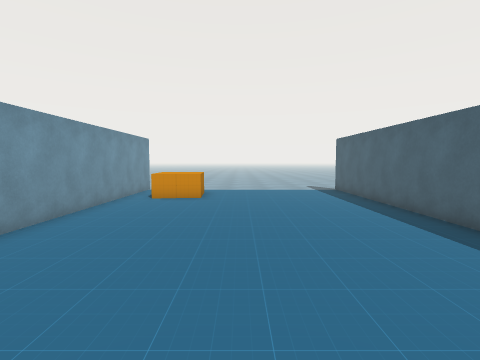
[1] (above)

19 first-person views from a walk through a Unity game level. The camera is 1.5 m above the floor, tilts 4° down and sees 85° across. The floor is counted in squares, 1 m on a side. Each view is taken from the middle of a square. On the plan, view 1 faces up. The plan holds only what a view shows up to about 14 squares ahead; the rest is blank. The place goes on beyond the plan. The player character is not drawn.

[2]
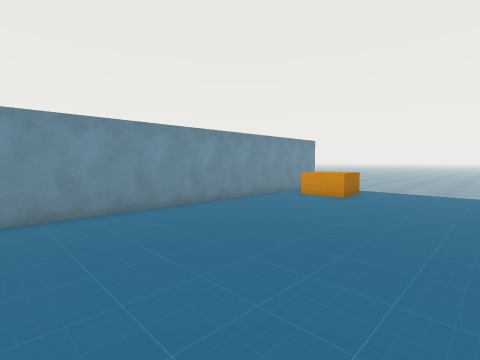

[3]
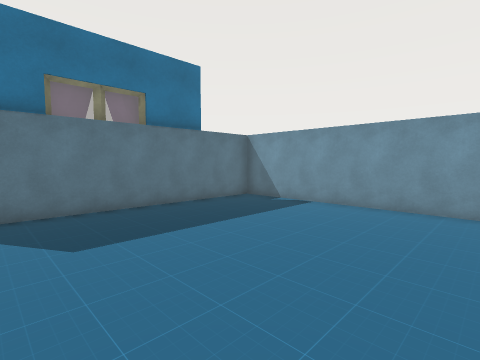

[4]
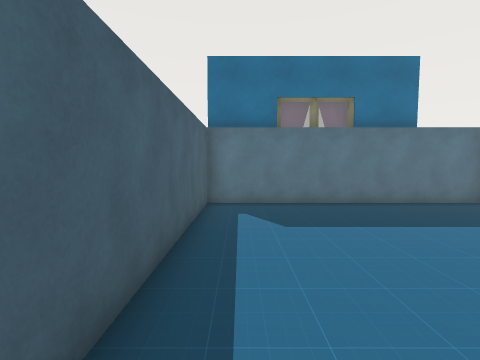

[5]
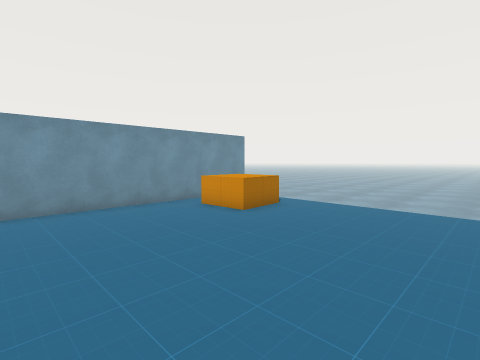

[6]
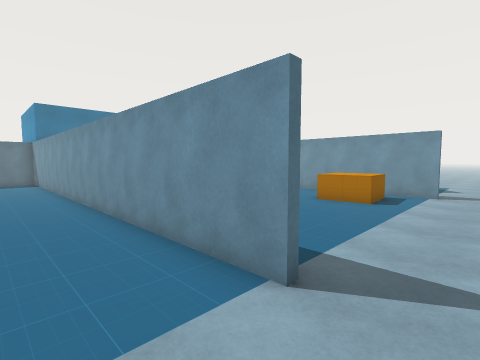

[7]
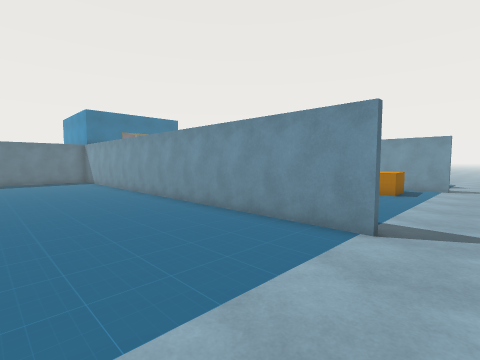

[8]
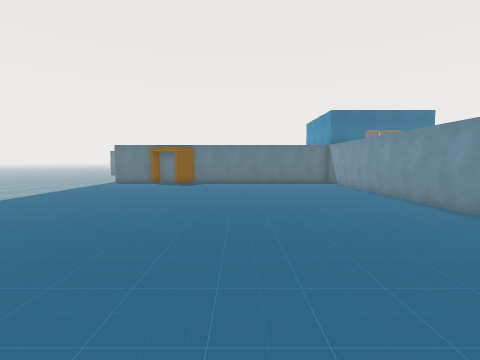

[9]
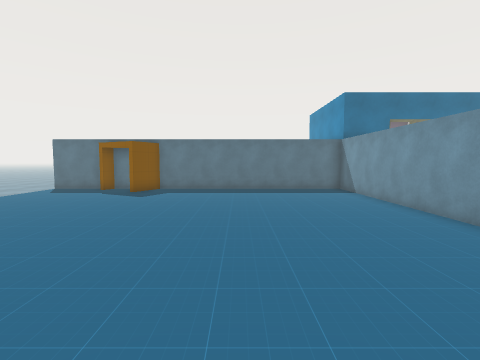

[10]
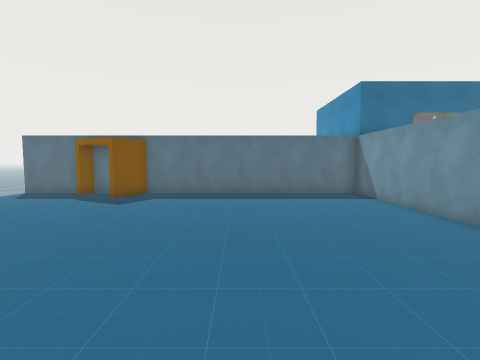

[11]
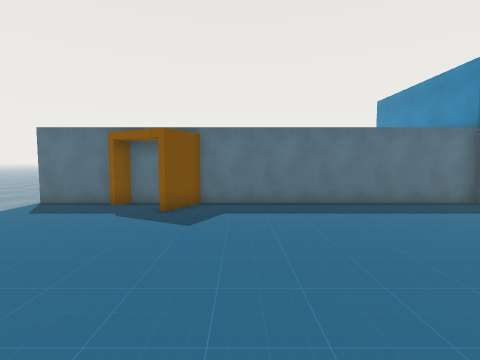

[12]
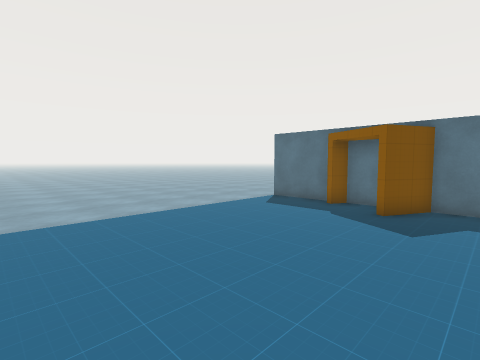

[13]
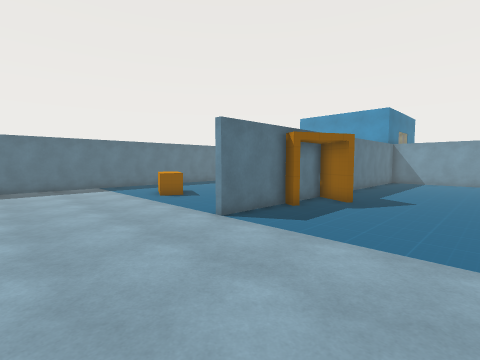

[14]
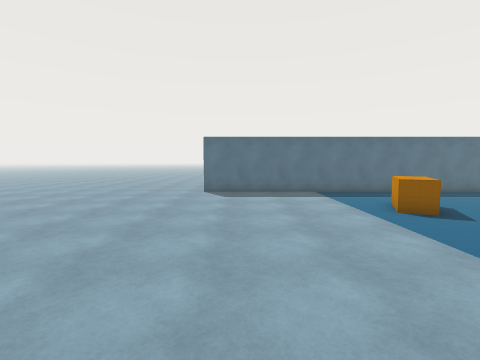

[15]
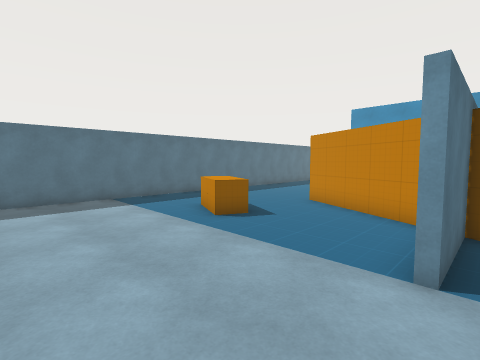

[16]
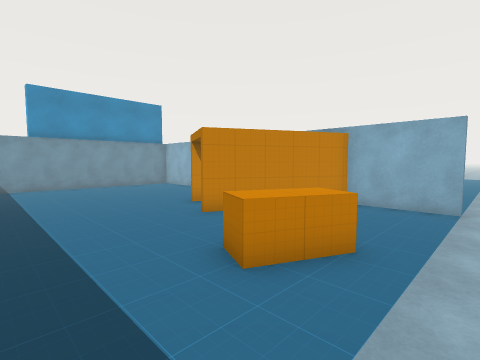

[17]
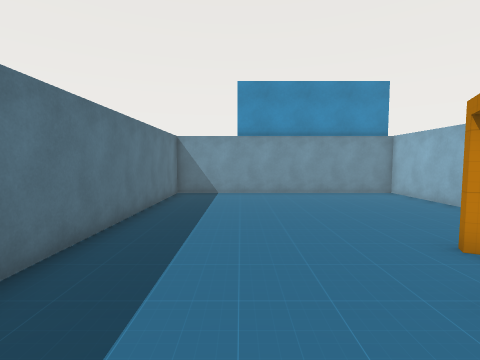

[18]
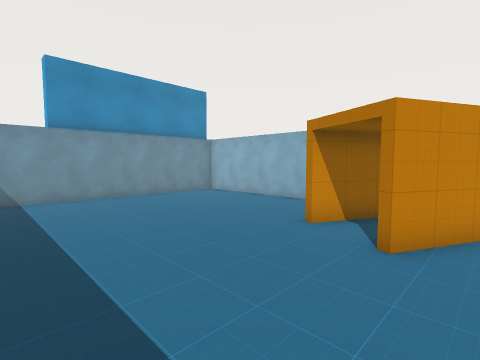

[19]
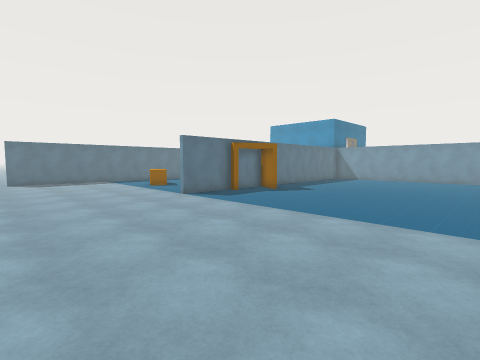

### Floor plan
Points are (right, up) in squares from view 1. A wall is a line through its corners. A room is listed if a view was taken in it or the views show most of it. See-through windows are left out.
Room 1 (views 1, 2, 3, 4, 5)
walls: (5.2, 5.5) (5.2, 14); (-4.9, 14.3) (-4.9, -5.5) (5.2, -5.5); (5.2, -5.7) (5.2, 2.9)
ways out: opening at (5, 15.5) to room 2; opening at (-5, 15.5)
objects: other object (-4, 11); other object (-4, 12) to (-3, 13); other object (-3, 11) to (-2, 12); other object (-2, 13)
Room 2 (views 6, 7, 8, 9, 10, 11, 12, 13, 14, 15, 16, 17, 18, 19)
walls: (16.5, -3.9) (15.7, -5.5) (18.2, -5.5) (15.7, -10.4); (18.5, -4.9) (18.2, -5.5) (21.4, -5.5); (21.4, -5.7) (17.8, -5.7) (18.3, -4.8); (11.5, -5.7) (5.2, -5.7); (14.7, -7.4) (13.7, -9.4); (5.4, -5.7) (5.4, -16) (26.9, -16); (5.4, 14.3) (5.4, -5.5) (15.4, -5.5) (16.3, -3.8)
ways out: opening at (5, 15.5) to room 1; opening at (27.5, -16)
objects: other object (19, -12) to (20, -12); other object (19, -11) to (20, -10)

Positions as (right, up) in squares from view 1, and headings:
1: (0, 0), facing up
2: (3, 0), facing up-left
3: (4, 3), facing down-left
4: (4, 4), facing down
5: (4, 5), facing up-left
6: (8, 16), facing down-left
7: (11, 16), facing down-left
8: (12, 14), facing down
9: (11, 9), facing down
10: (11, 7), facing down
11: (14, 4), facing down
12: (14, 4), facing down-right
13: (26, 0), facing down-left
14: (25, -3), facing down
15: (25, -5), facing down-left
16: (22, -15), facing up-left
17: (18, -13), facing left
18: (17, -15), facing up-left
19: (28, 5), facing down-left
